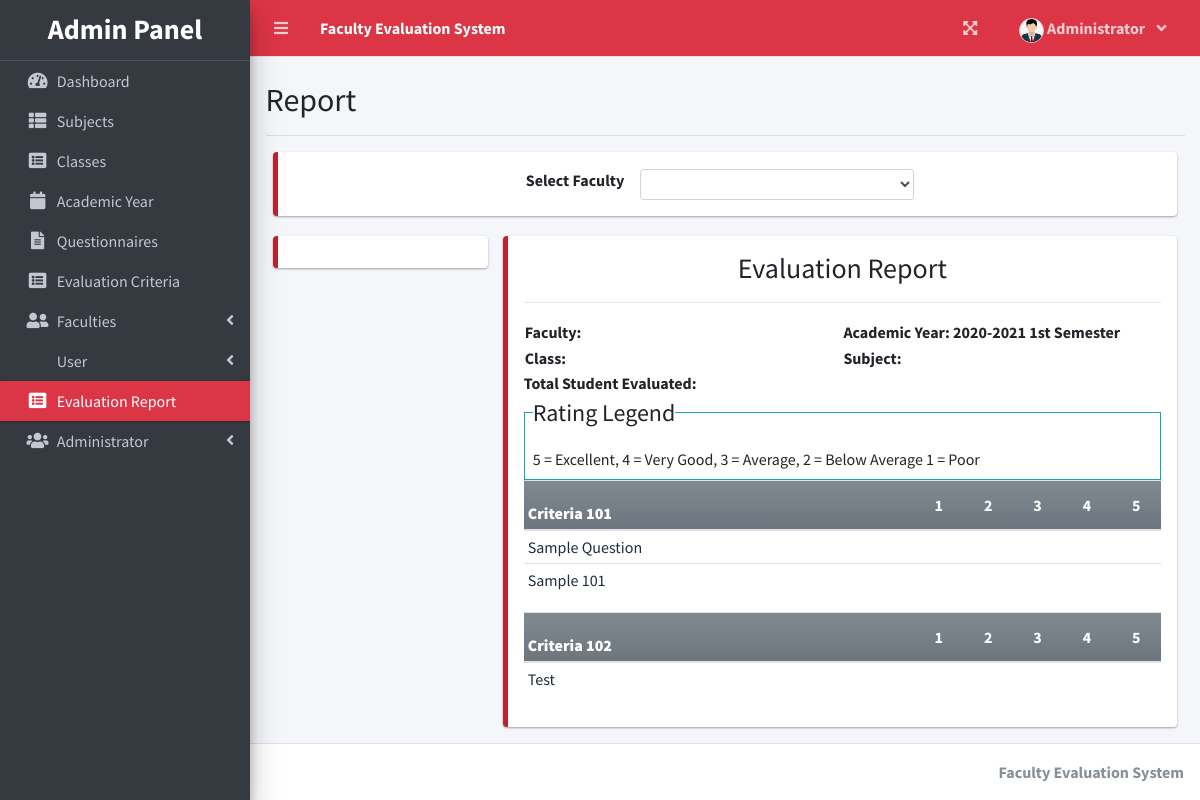
The page /index.php?page=report (signed in) on the database its author committed.
### tables this page shows
CREATE TABLE `criteria_list` (
  `id` int(30) NOT NULL,
  `criteria` text NOT NULL,
  `order_by` int(30) NOT NULL
);

CREATE TABLE `question_list` (
  `id` int(30) NOT NULL,
  `academic_id` int(30) NOT NULL,
  `question` text NOT NULL,
  `order_by` int(30) NOT NULL,
  `criteria_id` int(30) NOT NULL
);

### admin/report.php (the view, shortened to what this page needs)
<?php $faculty_id = isset($_GET['fid']) ? $_GET['fid'] : '' ; ?>
<?php
function ordinal_suffix($num){
    $num = $num % 100;
    if($num < 11 || $num > 13){
         switch($num % 10){
            case 1: return $num.'st';
        }
    }
    return $num.'th';
}
?>
<div class="text"><br><h2>Report <br></h1></div>
 <hr>
<div class="col-lg-12">
	<div class="callout callout-danger">
		<div class="d-flex w-100 justify-content-center align-items-center">
			<label for="faculty">Select Faculty</label>
			<div class=" mx-2 col-md-4">
			<select name="" id="faculty_id" class="form-control form-control-sm select2">
				<option value=""></option>
				<?php
				$faculty = $conn->query("SELECT *,concat(firstname,' ',lastname) as name FROM faculty_list order by concat(firstname,' ',lastname) asc");
				while($row=$faculty->fetch_assoc()):
				?>
				<option value="<?php echo $row['id'] ?>" <?php echo isset($faculty_id) && $faculty_id == $row['id'] ? "selected" : "" ?>><?php echo ucwords($row['name']) ?></option>
				<?php endwhile; ?>
			</select>
			</div>
		</div>
	</div>
	<div class="row">
	</div>
	<div class="row">
		<div class="col-md-3">
			<div class="callout callout-danger">
			</div>
		</div>
		<div class="col-md-9">
			<div class="callout callout-danger" id="printable">
			<div>
			<h3 class="text-center">Evaluation Report</h3>
			<hr>
			<table width="100%">
					<tr>
						<td width="50%"><p><b>Faculty: <span id="fname"></span></b></p></td>
						<td width="50%"><p><b>Academic Year: <span id="ay"><?php echo $_SESSION['academic']['year'].' '.(ordinal_suffix($_SESSION['academic']['semester'])) ?> Semester</span></b></p></td>
					</tr>
					<tr>
						<td width="50%"><p><b>Class: <span id="classField"></span></b></p></td>
						<td width="50%"><p><b>Subject: <span id="subjectField"></span></b></p></td>
					</tr>
			</table>
				<p class=""><b>Total Student Evaluated: <span id="tse"></span></b></p>
			</div>
				<fieldset class="border border-info p-2 w-100">
				   <legend  class="w-auto">Rating Legend</legend>
				   <p>5 = Excellent, 4 = Very Good, 3 = Average, 2 = Below Average 1 = Poor</p>
				</fieldset>
				<?php
						$criteria = $conn->query("SELECT * FROM criteria_list where id in (SELECT criteria_id FROM question_list where academic_id = {$_SESSION['academic']['id']} ) order by abs(order_by) asc ");
						while($crow = $criteria->fetch_assoc()):
					?>
					<table class="table table-condensed wborder">
						<thead>
							<tr class="bg-gradient-secondary">
								<th class=" p-1"><b><?php echo $crow['criteria'] ?></b></th>
								<th width="5%" class="text-center">1</th>
								<th width="5%" class="text-center">2</th>
								<th width="5%" class="text-center">3</th>
								<th width="5%" class="text-center">4</th>
								<th width="5%" class="text-center">5</th>
							</tr>
						</thead>
						<tbody class="tr-sortable">
							<?php
							$questions = $conn->query("SELECT * FROM question_list where criteria_id = {$crow['id']} and academic_id = {$_SESSION['academic']['id']} order by abs(order_by) asc ");
							while($row=$questions->fetch_assoc()):
							?>
							<tr class="bg-white">
								<td class="p-1" width="40%">
									<?php echo $row['question'] ?>
								</td>
								<?php for($c=1;$c<=5;$c++): ?>
								<td class="text-center">
			                      </div>
								</td>
								<?php endfor; ?>
							</tr>
							<?php endwhile; ?>
						</tbody>
					</table>
					<?php endwhile; ?>

### rows shown on the page
criteria_list: criteria "Criteria 101"
question_list: question "Sample Question"
question_list: question "Sample 101"
criteria_list: criteria "Criteria 102"
question_list: question "Test"

### other values the page prints
$_SESSION['system']['name'] "Faculty Evaluation System"
$_SESSION['login_firstname'] "Administrator"
$_SESSION['academic']['year'] "2020-2021"
ordinal_suffix($_SESSION['academic']['semester']) "1st"
